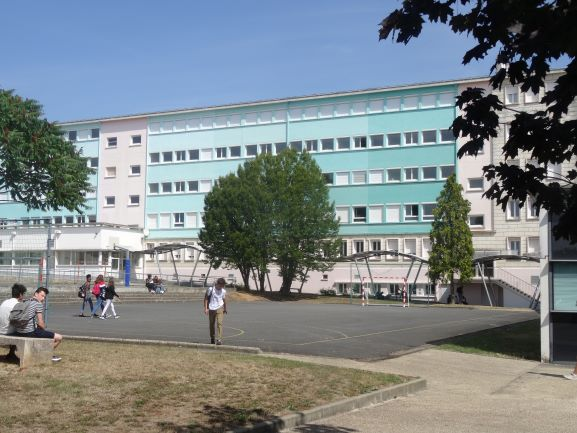
#> input picture Nelson_IMG.jpg, 577 x 433 px, found by its file name
$ python 'Mini_Projet_Début.py'
#> lines starting #> are read from the running program, lines starting #| are printed output that depends on the picture
from PIL import Image
from PIL import ImageDraw
from PIL import ImageFont


def watermark_text(input_image_path, output_image_path, text, pos_text):
#> called with input_image_path = 'Nelson_IMG.jpg', output_image_path = 'tatouage-lycee.jpg', text = 'Lycée Nelson Mandela', pos_text = (50, 350)
    original_image=Image.open(input_image_path)
#> original_image is the input picture: PIL image 577x433 RGB; mean R, G, B 124.2, 132.5, 135.5
    original_image.putalpha(10)
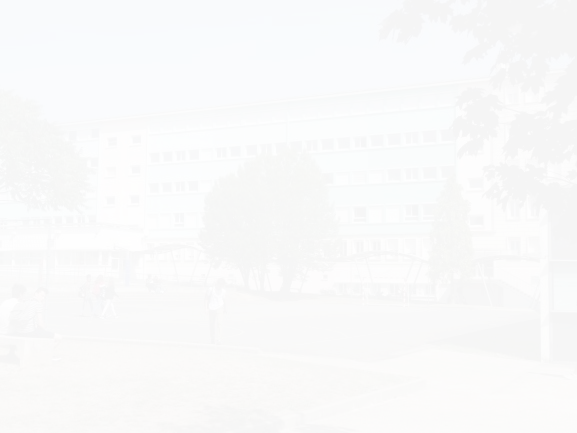
#> original_image: PIL image 577x433 RGBA; mean R, G, B, A 124.2, 132.5, 135.5, 10; transparent parts drawn white
    drawing = ImageDraw.Draw(original_image)


    white_color=(255,255,255, 15)
    font= ImageFont.truetype("Montserrat-Bold.ttf", 40)
    drawing.text(pos_text, text, fill=white_color, font=font, align= "right")
    original_image.show()
    original_image.save(output_image_path)


if __name__ == '__main__':
    img= 'Nelson_IMG.jpg'
    watermark_text(img, "tatouage-lycee.jpg", text="Lycée Nelson Mandela", pos_text=(50,350) )
